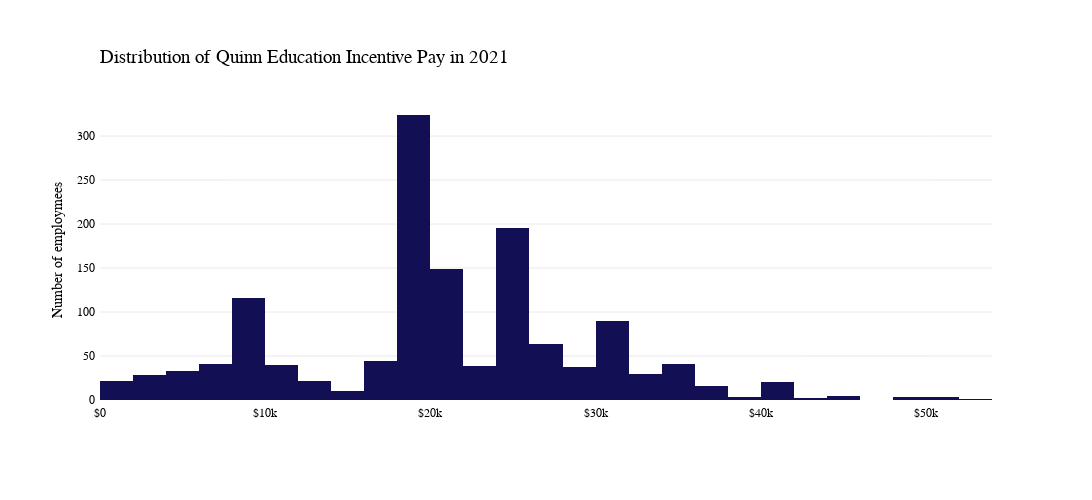

Notebook code cell kept with this figure:
### Code cell
# use plotly to do the thing in above cell
import plotly.express as px
# change the color of bars to #0055aa

fig.update_traces(marker_color='#0055aa')

# make the background transparent in white
fig.update_layout(plot_bgcolor='rgba(0,0,0,0)')
fig = px.histogram(df, x="QUINN_EDUCATION_INCENTIVE", nbins=50, title='<b>Distribution of Quinn Education Incentive Pay</b>', color_discrete_sequence=['#130F54'])
fig.update_layout(font_family="GT America Bold")
# change the frount of thing other than title to GT-America-Standard-regular
fig.update_xaxes(showgrid=False, gridwidth=0.5, gridcolor='LightGray')
# add the kde line

fig.update_yaxes(title_text='Number of employmees')
fig.update_yaxes(showgrid=True, gridwidth=0.5, gridcolor='LightGray')

# Font & other aesthetic stuff
fig.update_layout(
    plot_bgcolor='rgba(0,0,0,0)',
    font_family="GT America",
    font_color="black",
    xaxis_title=None,
    xaxis_tickprefix = '$',
    height=500,
    width=1100,
    margin=dict(
        l=100,
        r=100,
        b=100,
        t=100,
        pad=4
    )
    
)

# Customize title
fig.update_layout(
    title=go.layout.Title(
        text="Distribution of Quinn Education Incentive Pay in 2021",
        xref="paper",
        x=0,
        y=0.9,
        font_family="GT America Bold",
        font_size=19
    )
)

fig.show()

### Figure 1 — Plotly figure (JSON) as saved in the notebook; plotly's stock layout.template omitted (floating-point values rounded to 4 significant figures; data arrays with more than 128 entries replaced by an {"elided": "..."} marker saying what was removed)
{"data": [{"alignmentgroup": "True", "bingroup": "x", "hovertemplate": "QUINN_EDUCATION_INCENTIVE=%{x}<br>count=%{y}<extra></extra>", "legendgroup": "", "marker": {"color": "#130F54", "pattern": {"shape": ""}}, "name": "", "nbinsx": 50, "offsetgroup": "", "orientation": "v", "showlegend": false, "type": "histogram", "x": {"elided": "3081 float values"}, "xaxis": "x", "yaxis": "y"}], "layout": {"barmode": "relative", "font": {"color": "black", "family": "GT America"}, "height": 500, "legend": {"tracegroupgap": 0}, "margin": {"b": 100, "l": 100, "pad": 4, "r": 100, "t": 100}, "plot_bgcolor": "rgba(0,0,0,0)", "title": {"font": {"family": "GT America Bold", "size": 19}, "text": "Distribution of Quinn Education Incentive Pay in 2021", "x": 0, "xref": "paper", "y": 0.9}, "width": 1100, "xaxis": {"anchor": "y", "domain": [0, 1], "gridcolor": "LightGray", "gridwidth": 0.5, "showgrid": false, "tickprefix": "$", "title": {}}, "yaxis": {"anchor": "x", "domain": [0, 1], "gridcolor": "LightGray", "gridwidth": 0.5, "showgrid": true, "title": {"text": "Number of employmees"}}}}
